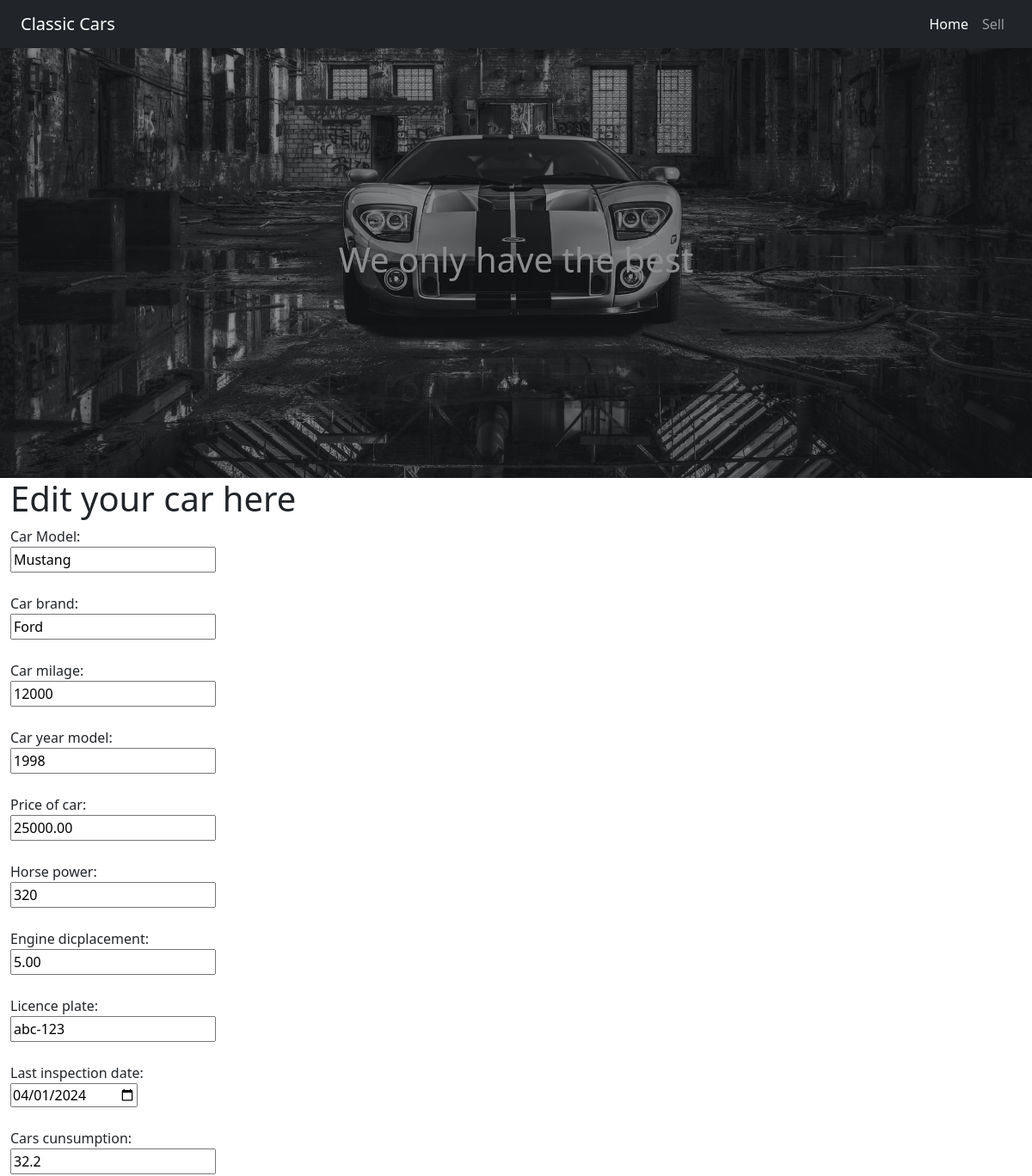
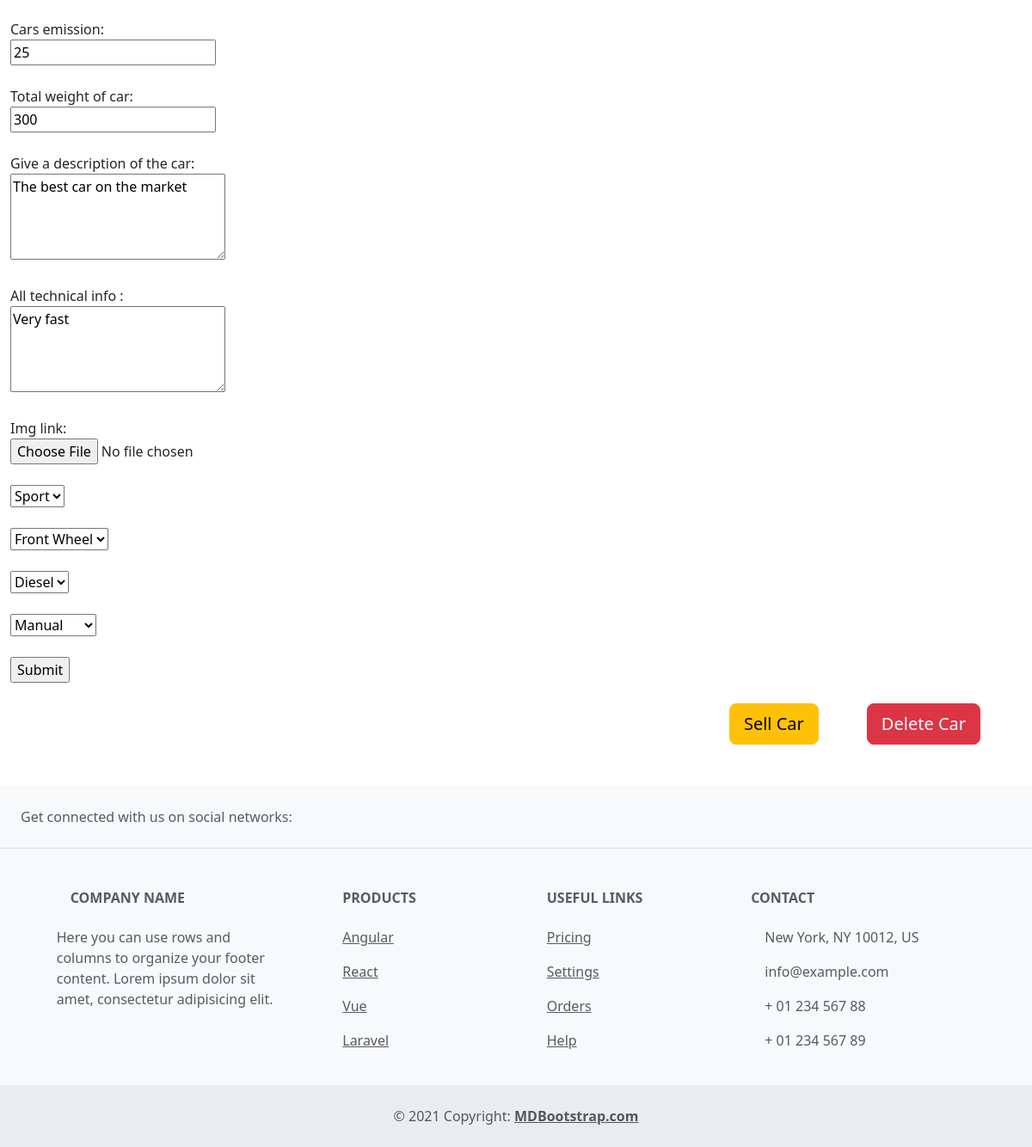
Page /editCar.php?pageid=1 on the committed database (2 pictures, top to bottom).
### tables this page shows
CREATE TABLE `table_cars` (
  `cars_id` int(11) NOT NULL,
  `cars_model` varchar(255) NOT NULL,
  `cars_brand` varchar(255) NOT NULL,
  `cars_milage` int(11) NOT NULL,
  `cars_model_year` year(4) NOT NULL,
  `cars_price` decimal(10,2) NOT NULL,
  `cars_hp` int(11) NOT NULL,
  `cars_dicplacement` decimal(4,2) NOT NULL,
  `cars_licence` varchar(255) NOT NULL,
  `cars_inpsection_date` date NOT NULL,
  `cars_cunsumption` decimal(3,1) NOT NULL,
  `cars_emission` int(11) NOT NULL,
  `cars_weight` int(11) NOT NULL,
  `cars_description` text NOT NULL,
  `cars_technical` text NOT NULL,
  `cars_img` varchar(255) NOT NULL,
  `cars_owner_fk` int(11) NOT NULL,
  `cars_fuel_fk` int(11) NOT NULL,
  `cars_trans_fk` int(11) NOT NULL,
  `cars_body_fk` int(11) NOT NULL,
  `cars_drive_fk` int(11) NOT NULL,
  `cars_sold_status` tinyint(1) NOT NULL
);

### editCar.php (the view, shortened to what this page needs)
<?php
include_once 'includes/config.php';
include_once 'includes/functions.php';
include_once 'includes/header.php';
$currentId = $_GET['pageid'];
$row = selectSingleCar($pdo, $currentId);
?>
<div class="container-fluid">
    <div class="row">
    <h1> Edit your car here </h2>
        <form action="" method="post" class="ml-5" enctype="multipart/form-data">
        <?php
echo "
    <label for='model'>Car Model:</label><br>
  <input type='text' id='model' name='model' value='{$row['cars_model']}' required='required'><br><br>
  <label for='brand'>Car brand:</label><br>
  <input type='text' id='brand' name='brand' value='{$row['cars_brand']}' required='required'><br><br>
  <label for='milage'>Car milage:</label><br>
  <input type='text' id='milage' name='milage' value='{$row['cars_milage']}' required='required'><br><br>
  <label for='model_year'>Car year model:</label><br>
  <input type='text' id='model_year' name='model_year' value='{$row['cars_model_year']}' required='required'><br><br>
  <label for='price'>Price of car:</label><br>
  <input type='text' id='price' name='price' value='{$row['cars_price']}' required='required'><br><br>
  <label for='hp'>Horse power:</label><br>
  <input type='text' id='hp' name='hp' value='{$row['cars_hp']}'><br><br>
  <label for='dicplacement'>Engine dicplacement:</label><br>
  <input type='text' id='dicplacement' name='dicplacement' value='{$row['cars_dicplacement']}'><br><br>
  <label for='licence'>Licence plate:</label><br>
  <input type='text' id='licence' name='licence' value='{$row['cars_licence']}'><br><br>
  <label for='inspection_date'>Last inspection date:</label><br>
  <input type='date' id='inspection_date' name='inspection_date' value='{$row['cars_inpsection_date']}'><br><br>
  <label for='cunsumption'>Cars cunsumption:</label><br>
  <input type='text' id='cunsumption' name='cunsumption' value='{$row['cars_cunsumption']}'><br><br>
  <label for='emission'>Cars emission:</label><br>
  <input type='text' id='emission' name='emission' value='{$row['cars_emission']}'><br><br>
  <label for='car_weight'>Total weight of car:</label><br>
  <input type='text' id='car_weight' name='car_weight' value='{$row['cars_weight']}'><br><br>
  <label for='car_description'>Give a description of the car:</label><br>
  <textarea type='text' id='car_description' name='car_description' style='width: 250px; height: 100px;' >{$row['cars_description']}</textarea><br><br>
  <label for='technical'>All technical info :</label><br>
  <textarea type='text' id='technical' name='technical' style='width: 250px; height: 100px;'>{$row['cars_technical']}</textarea><br><br>
  <label for='img'>Img link:</label><br>
  <input type='file' id='img' name='img' value=''><br><br>
  ";
  ?>
  <select name="body_fk">
  <select>
  <br>
  <br>
  <select name="drive_fk">
  <select>
  <br>
  <br>
  <select name="fuel_fk">
  <select>
<br>
<br>
  <select name="trans_fk">
  <select>
  <br><br>
  <input class="mb-4" name="update-page" type="submit" value="Submit">
</form>
</div>
    <div class="d-grid gap-2 d-md-flex justify-content-md-end me-5 mb-5">
      <form method="post">
        <?php echo "<a href='' name='sell-car' class='btn btn-warning btn-lg align-self-end me-5'  role='button'>Sell Car</a>";?>
      </form>
    <?php echo "<a href='deleteCar.php?pageid=$currentId' class='btn btn-danger btn-lg align-self-end'  role='button'>Delete Car</a>";?>
    </div>
</div>
<?php
include_once 'includes/footer.php';
?>

### rows in the picture
table_cars: model "Mustang", brand "Ford", milage "12000", model_year "1998", price "25000.00", hp "320", dicplacement "5.00", licence "abc-123", inspection_date "04/01/2024", cunsumption "32.2", emission "25", car_weight "300", car_description "The best car on the market", technical "Very fast"

### other values in the picture
form field body_fk "Sport"
form field drive_fk "Front Wheel"
form field fuel_fk "Diesel"
form field trans_fk "Manual"
